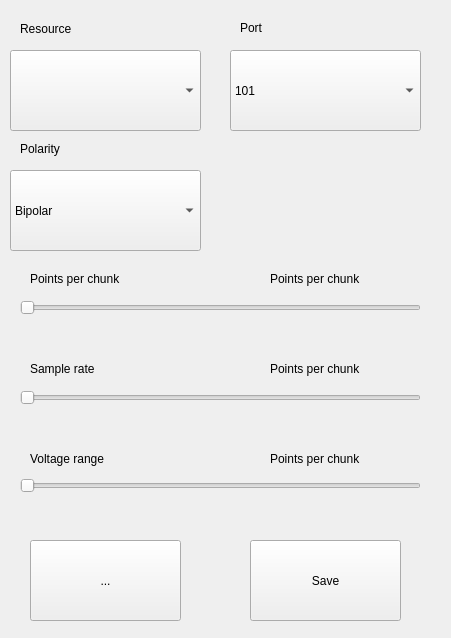
<?xml version="1.0" encoding="UTF-8"?>
<ui version="4.0">
 <class>AcqSettingsWidget</class>
 <widget class="QWidget" name="AcqSettingsWidget">
  <property name="geometry">
   <rect>
    <x>0</x>
    <y>0</y>
    <width>451</width>
    <height>638</height>
   </rect>
  </property>
  <property name="windowTitle">
   <string>AcqSettingsWidget</string>
  </property>
  <widget class="QComboBox" name="comboBox_polarity">
   <property name="geometry">
    <rect>
     <x>10</x>
     <y>170</y>
     <width>191</width>
     <height>81</height>
    </rect>
   </property>
   <item>
    <property name="text">
     <string>Bipolar</string>
    </property>
   </item>
   <item>
    <property name="text">
     <string>Unipolar</string>
    </property>
   </item>
  </widget>
  <widget class="QComboBox" name="comboBox_resource">
   <property name="geometry">
    <rect>
     <x>10</x>
     <y>50</y>
     <width>191</width>
     <height>81</height>
    </rect>
   </property>
   <property name="iconSize">
    <size>
     <width>25</width>
     <height>16</height>
    </size>
   </property>
   <property name="frame">
    <bool>true</bool>
   </property>
  </widget>
  <widget class="QComboBox" name="comboBox_port">
   <property name="geometry">
    <rect>
     <x>230</x>
     <y>50</y>
     <width>191</width>
     <height>81</height>
    </rect>
   </property>
   <property name="iconSize">
    <size>
     <width>50</width>
     <height>16</height>
    </size>
   </property>
   <item>
    <property name="text">
     <string>101</string>
    </property>
   </item>
   <item>
    <property name="text">
     <string>102</string>
    </property>
   </item>
   <item>
    <property name="text">
     <string>103</string>
    </property>
   </item>
   <item>
    <property name="text">
     <string>104</string>
    </property>
   </item>
  </widget>
  <widget class="QSlider" name="horizontalSlider_voltage_range">
   <property name="geometry">
    <rect>
     <x>20</x>
     <y>475</y>
     <width>401</width>
     <height>21</height>
    </rect>
   </property>
   <property name="maximum">
    <number>10</number>
   </property>
   <property name="orientation">
    <enum>Qt::Horizontal</enum>
   </property>
  </widget>
  <widget class="QSlider" name="horizontalSlider_sample_rate">
   <property name="geometry">
    <rect>
     <x>20</x>
     <y>390</y>
     <width>401</width>
     <height>16</height>
    </rect>
   </property>
   <property name="maximum">
    <number>500000</number>
   </property>
   <property name="orientation">
    <enum>Qt::Horizontal</enum>
   </property>
  </widget>
  <widget class="QPushButton" name="pushButton_back">
   <property name="geometry">
    <rect>
     <x>30</x>
     <y>540</y>
     <width>151</width>
     <height>81</height>
    </rect>
   </property>
   <property name="text">
    <string>...</string>
   </property>
  </widget>
  <widget class="QPushButton" name="pushButton_save">
   <property name="geometry">
    <rect>
     <x>250</x>
     <y>540</y>
     <width>151</width>
     <height>81</height>
    </rect>
   </property>
   <property name="text">
    <string>Save</string>
   </property>
  </widget>
  <widget class="QLabel" name="label_resource">
   <property name="geometry">
    <rect>
     <x>20</x>
     <y>20</y>
     <width>67</width>
     <height>17</height>
    </rect>
   </property>
   <property name="text">
    <string>Resource</string>
   </property>
  </widget>
  <widget class="QLabel" name="label_port">
   <property name="geometry">
    <rect>
     <x>240</x>
     <y>20</y>
     <width>111</width>
     <height>16</height>
    </rect>
   </property>
   <property name="text">
    <string>Port</string>
   </property>
  </widget>
  <widget class="QLabel" name="label_polarity">
   <property name="geometry">
    <rect>
     <x>20</x>
     <y>140</y>
     <width>141</width>
     <height>17</height>
    </rect>
   </property>
   <property name="text">
    <string>Polarity</string>
   </property>
  </widget>
  <widget class="QLabel" name="label_sample_rate">
   <property name="geometry">
    <rect>
     <x>30</x>
     <y>360</y>
     <width>141</width>
     <height>17</height>
    </rect>
   </property>
   <property name="text">
    <string>Sample rate</string>
   </property>
  </widget>
  <widget class="QLabel" name="label_voltage_range">
   <property name="geometry">
    <rect>
     <x>30</x>
     <y>450</y>
     <width>141</width>
     <height>17</height>
    </rect>
   </property>
   <property name="text">
    <string>Voltage range</string>
   </property>
  </widget>
  <widget class="QLabel" name="label_sample_rate_2">
   <property name="geometry">
    <rect>
     <x>30</x>
     <y>270</y>
     <width>141</width>
     <height>17</height>
    </rect>
   </property>
   <property name="text">
    <string>Points per chunk</string>
   </property>
  </widget>
  <widget class="QSlider" name="horizontalSlider_points_per_chunk">
   <property name="geometry">
    <rect>
     <x>20</x>
     <y>300</y>
     <width>401</width>
     <height>16</height>
    </rect>
   </property>
   <property name="maximum">
    <number>1000</number>
   </property>
   <property name="orientation">
    <enum>Qt::Horizontal</enum>
   </property>
  </widget>
  <widget class="QLabel" name="label_points_per_chunk_vals">
   <property name="geometry">
    <rect>
     <x>270</x>
     <y>270</y>
     <width>151</width>
     <height>17</height>
    </rect>
   </property>
   <property name="text">
    <string>Points per chunk</string>
   </property>
  </widget>
  <widget class="QLabel" name="label_sample_rate_vals">
   <property name="geometry">
    <rect>
     <x>270</x>
     <y>360</y>
     <width>151</width>
     <height>17</height>
    </rect>
   </property>
   <property name="text">
    <string>Points per chunk</string>
   </property>
  </widget>
  <widget class="QLabel" name="label_voltage_range_vals">
   <property name="geometry">
    <rect>
     <x>270</x>
     <y>450</y>
     <width>151</width>
     <height>17</height>
    </rect>
   </property>
   <property name="text">
    <string>Points per chunk</string>
   </property>
  </widget>
 </widget>
 <resources/>
 <connections/>
</ui>
